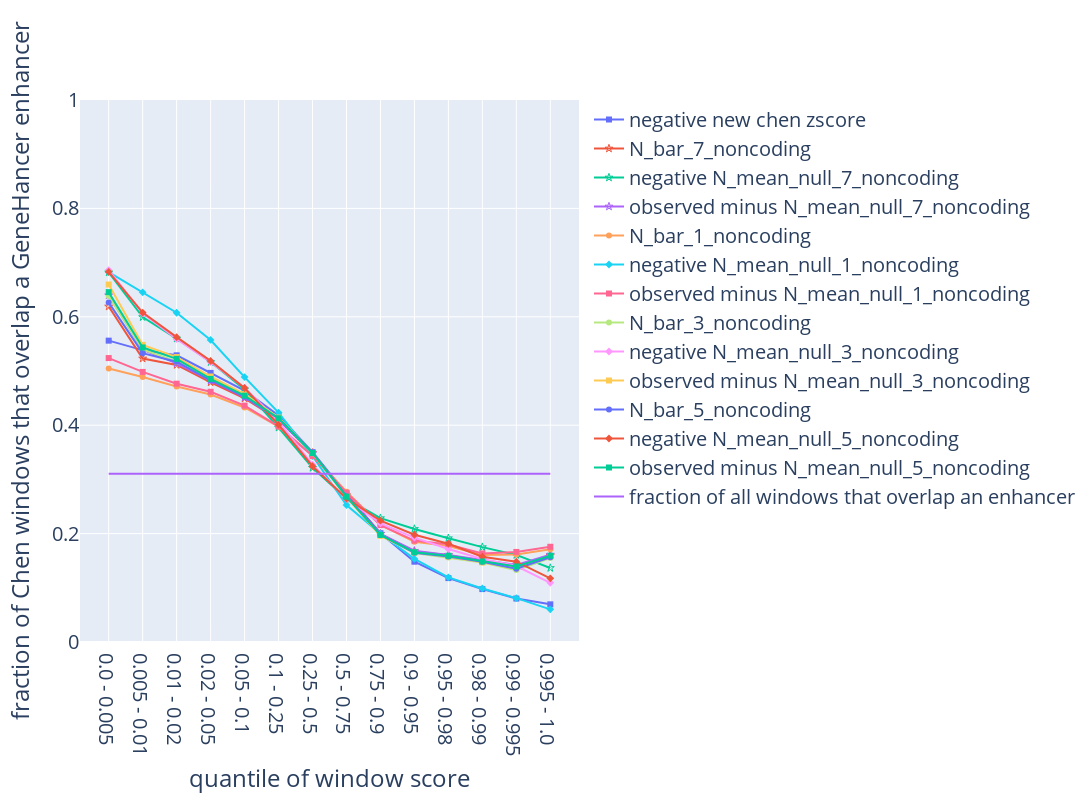

Source (notebook cell):
### Markdown cell above
## Windows with extreme values of McHale's N_bar_X_Y are significantly more likely to overlap an enhancer than windows with similarly extreme values of Chen's zscore

### Code cell
def compute_fraction_of_windows_that_overlap_enhancer(df): 
    fraction_of_windows_that_overlap_enhancer = np.mean(df['window overlaps enhancer'])
    return fraction_of_windows_that_overlap_enhancer

import warnings

def compute_array_of_quantiles():
#     array_of_quantiles = [0.00, 0.002, 0.005, 0.01, 0.02, 0.05, 0.10, 0.25, 0.5, 0.75, 0.90, 0.95, 0.98, 0.99, 0.995, 0.998, 1.00]
    array_of_quantiles = [0.00, 0.005, 0.01, 0.02, 0.05, 0.10, 0.25, 0.5, 0.75, 0.90, 0.95, 0.98, 0.99, 0.995, 1.00]
#     array_of_quantiles = [0.00, 0.02, 0.05, 0.10, 0.25, 0.5, 0.75, 0.90, 0.95, 0.98, 1.00]
#     array_of_quantiles = [0.00, 0.10, 0.25, 0.5, 0.75, 0.90, 1.00]
#     array_of_quantiles = [0.00, 0.25, 0.5, 0.75, 1.00]

    starts = array_of_quantiles[:-1]
    ends = array_of_quantiles[1:]
    quantile_labels = [f'{start} - {end}' for start, end in zip(starts, ends)]
    
    return array_of_quantiles, quantile_labels

def label_windows_with_score_quantiles_core(df, score): 
    with warnings.catch_warnings():
        warnings.simplefilter("ignore")        

        array_of_quantiles, quantile_labels = compute_array_of_quantiles()

        df[f'{score} quantile'], bins = pd.qcut(
            df[score],
            q = array_of_quantiles, 
            labels = quantile_labels, 
            retbins = True,
    #         duplicates='drop'
        )

        return df
    
import seaborn as sns
sns.set(font_scale = 1.5)

import plotly.graph_objects as go
from tqdm import tqdm 
import numpy as np 

def compute_enhancerFraction_vs_quantile(df, score): 
    df = label_windows_with_score_quantiles_core(df, score)

    groups = df.groupby([f'{score} quantile'])
    aggregated = groups.agg({
        'window overlaps enhancer': ['mean'],
        score: ['mean', 'std', 'count']
    })
    
    quantiles = np.array(aggregated.index)
    fraction_overlap_enhancer = np.array(aggregated['window overlaps enhancer']).flatten()
    hover_data = aggregated.to_dict(orient='records')

    return quantiles, fraction_overlap_enhancer, hover_data

def create_text(hover_datum, score):
    mean = hover_datum[(score, 'mean')]
    std = hover_datum[(score, 'std')]
    count = hover_datum[(score, 'count')]
    return (
        f'{score} mean: {mean}<br>'
        f'{score} std: {std}<br>' 
        f'number of windows: {count}<br>' 
    )

TRAIN_SET_LABEL = 'noncoding'

def make_negative(df, kmer_size, train_set_label, noisy_label): 
    N_mean_null_str = f'N_mean_null_{kmer_size}_{train_set_label}{noisy_label}'
    df[f'negative {N_mean_null_str}'] = -df[N_mean_null_str]
    return df, N_mean_null_str
    
def compute_observed_minus_expected(df, kmer_size, train_set_label, noisy_label): 
    N_mean_null_str = f'N_mean_null_{kmer_size}_{train_set_label}{noisy_label}'
    df[f'observed minus {N_mean_null_str}'] = df['N_observed'] - df[N_mean_null_str]
    return df, N_mean_null_str

def plot_enhancerFraction_vs_quantile(df): 
    with warnings.catch_warnings():
        warnings.simplefilter("ignore")    
    
        sns.set(font_scale = 1.6)
        fig = go.Figure()

        scores_markers = [
            ('negative new chen zscore', 'square'),
            ('N_bar_7_noncoding', 'star-open'),
        ]

        df, N_mean_null_str = make_negative(df, kmer_size=7, train_set_label=TRAIN_SET_LABEL, noisy_label='')
        scores_markers.append((f'negative {N_mean_null_str}', 'star-open'))

        df, N_mean_null_str = compute_observed_minus_expected(df, kmer_size=7, train_set_label=TRAIN_SET_LABEL, noisy_label='')
        scores_markers.append((f'observed minus {N_mean_null_str}', 'star-open'))
        
        for kmer_size in [1, 3, 5]: 
            for train_set_label in [TRAIN_SET_LABEL]: 
#                 for noisy_label in ['', '_noisy']:
#                     scores_markers.append((f'N_bar_{kmer_size}_{train_set_label}{noisy_label}', 'circle'))
                scores_markers.append((f'N_bar_{kmer_size}_{train_set_label}', 'circle'))

                df, N_mean_null_str = make_negative(df, kmer_size, train_set_label, noisy_label='')
                scores_markers.append((f'negative {N_mean_null_str}', 'diamond'))

                df, N_mean_null_str = compute_observed_minus_expected(df, kmer_size, train_set_label, noisy_label='')
                scores_markers.append((f'observed minus {N_mean_null_str}', 'square'))
                
        for (score, marker) in tqdm(scores_markers, desc=f'compute_enhancerFraction_vs_quantile'): 
            (
                quantiles, 
                fraction_overlap_enhancer,
                hover_data 
            ) = compute_enhancerFraction_vs_quantile(df, score)
            fig.add_trace(
                go.Scatter(
                    x = quantiles, 
                    y = fraction_overlap_enhancer,
                    mode = 'lines+markers',
                    marker = {
                        'symbol': marker,
                    },
                    name = score,
                    hovertemplate = (
                        '%{text}'
                    ),
                    text = [create_text(hover_datum, score) for hover_datum in hover_data],
                )
            )

        fraction_of_windows_that_overlap_enhancer = compute_fraction_of_windows_that_overlap_enhancer(df)
        fig.add_trace(
            go.Scatter(
                x = quantiles, 
                y = [fraction_of_windows_that_overlap_enhancer]*len(quantiles),
                mode = 'lines',
                name = 'fraction of all windows that overlap an enhancer',
            )
        )

        fig.update_xaxes(
            title = 'quantile of window score',
#             type = "log", 
#             exponentformat = 'power'
        )
        fig.update_yaxes(
            title = 'fraction of Chen windows that overlap a GeneHancer enhancer',
            range=[0, 1], 
        )    
        fig.update_layout(
            height = 800, 
            width = 1600,
            font = dict(
                size = 20,
            )        
        )
        fig.update_annotations(font_size=24)
        fig.show()
        
plot_enhancerFraction_vs_quantile(chen_mchale_zscores_features_noncoding)

### Figure 1 — Plotly figure (JSON) as saved in the notebook; plotly's stock layout.template omitted (floating-point values rounded to 4 significant figures)
{"data": [{"hovertemplate": "%{text}", "marker": {"symbol": "square"}, "mode": "lines+markers", "name": "negative new chen zscore", "text": ["negative new chen zscore mean: -5.17453837304858<br>negative new chen zscore std: 0.7074138688885239<br>number of windows: 7644<br>", "negative new chen zscore mean: -4.216041262878195<br>negative new chen zscore std: 0.1441953808092372<br>number of windows: 7643<br>", "negative new chen zscore mean: -3.706608788349369<br>negative new chen zscore std: 0.14688301256812758<br>number of windows: 15287<br>", "negative new chen zscore mean: -3.074171127722225<br>negative new chen zscore std: 0.20136520956676543<br>number of windows: 45861<br>", "negative new chen zscore mean: -2.4469565067045362<br>negative new chen zscore std: 0.16791481582474338<br>number of windows: 76434<br>", "negative new chen zscore mean: -1.6533653184767783<br>negative new chen zscore std: 0.27297863604739653<br>number of windows: 229303<br>", "negative new chen zscore mean: -0.6541900540996515<br>negative new chen zscore std: 0.3153356994663781<br>number of windows: 382171<br>", "negative new chen zscore mean: 0.4570975350437835<br>negative new chen zscore std: 0.3487447900608777<br>number of windows: 382171<br>", "negative new chen zscore mean: 1.666920910503694<br>negative new chen zscore std: 0.364978728111818<br>number of windows: 229303<br>", "negative new chen zscore mean: 2.8149794212257757<br>negative new chen zscore std: 0.2713472165960978<br>number of windows: 76434<br>", "negative new chen zscore mean: 3.922487788343145<br>negative new chen zscore std: 0.3903951960440469<br>number of windows: 45861<br>", "negative new chen zscore mean: 5.245200664147038<br>negative new chen zscore std: 0.32748515112642423<br>number of windows: 15287<br>", "negative new chen zscore mean: 6.373694471971899<br>negative new chen zscore std: 0.30788232109960934<br>number of windows: 7643<br>", "negative new chen zscore mean: 8.040030735104065<br>negative new chen zscore std: 0.806690499478231<br>number of windows: 7644<br>"], "type": "scatter", "x": ["0.0 - 0.005", "0.005 - 0.01", "0.01 - 0.02", "0.02 - 0.05", "0.05 - 0.1", "0.1 - 0.25", "0.25 - 0.5", "0.5 - 0.75", "0.75 - 0.9", "0.9 - 0.95", "0.95 - 0.98", "0.98 - 0.99", "0.99 - 0.995", "0.995 - 1.0"], "y": [0.556, 0.5385, 0.5289, 0.4965, 0.4637, 0.4181, 0.3503, 0.2734, 0.2006, 0.1482, 0.1179, 0.09766, 0.0802, 0.06947]}, {"hovertemplate": "%{text}", "marker": {"symbol": "star-open"}, "mode": "lines+markers", "name": "N_bar_7_noncoding", "text": ["N_bar_7_noncoding mean: -4.7620492056451855<br>N_bar_7_noncoding std: 0.6097722800836852<br>number of windows: 7644<br>", "N_bar_7_noncoding mean: -4.040521471161485<br>N_bar_7_noncoding std: 0.0994798902782238<br>number of windows: 7643<br>", "N_bar_7_noncoding mean: -3.684158494128257<br>N_bar_7_noncoding std: 0.10573110525848259<br>number of windows: 15287<br>", "N_bar_7_noncoding mean: -3.2034955382081804<br>N_bar_7_noncoding std: 0.15881759862193184<br>number of windows: 45861<br>", "N_bar_7_noncoding mean: -2.6832024272499657<br>N_bar_7_noncoding std: 0.14548564880326342<br>number of windows: 76434<br>", "N_bar_7_noncoding mean: -1.9655265351443205<br>N_bar_7_noncoding std: 0.25432537341189965<br>number of windows: 229303<br>", "N_bar_7_noncoding mean: -0.9954358662265431<br>N_bar_7_noncoding std: 0.31656351767103336<br>number of windows: 382171<br>", "N_bar_7_noncoding mean: 0.15897685769996198<br>N_bar_7_noncoding std: 0.3757597609454352<br>number of windows: 382171<br>", "N_bar_7_noncoding mean: 1.5418655328855662<br>N_bar_7_noncoding std: 0.4499933367772212<br>number of windows: 229303<br>", "N_bar_7_noncoding mean: 3.090587917334522<br>N_bar_7_noncoding std: 0.4136653230474077<br>number of windows: 76434<br>", "N_bar_7_noncoding mean: 4.907450866286149<br>N_bar_7_noncoding std: 0.6569931887540257<br>number of windows: 45861<br>", "N_bar_7_noncoding mean: 6.9948938191727255<br>N_bar_7_noncoding std: 0.4796822935838129<br>number of windows: 15287<br>", "N_bar_7_noncoding mean: 8.59121962182924<br>N_bar_7_noncoding std: 0.44370766281636415<br>number of windows: 7643<br>", "N_bar_7_noncoding mean: 12.161272057074592<br>N_bar_7_noncoding std: 2.720410125698794<br>number of windows: 7644<br>"], "type": "scatter", "x": ["0.0 - 0.005", "0.005 - 0.01", "0.01 - 0.02", "0.02 - 0.05", "0.05 - 0.1", "0.1 - 0.25", "0.25 - 0.5", "0.5 - 0.75", "0.75 - 0.9", "0.9 - 0.95", "0.95 - 0.98", "0.98 - 0.99", "0.99 - 0.995", "0.995 - 1.0"], "y": [0.619, 0.5231, 0.5112, 0.4791, 0.4497, 0.4102, 0.349, 0.2709, 0.1995, 0.1668, 0.1603, 0.1498, 0.1395, 0.1593]}, {"hovertemplate": "%{text}", "marker": {"symbol": "star-open"}, "mode": "lines+markers", "name": "negative N_mean_null_7_noncoding", "text": ["negative N_mean_null_7_noncoding mean: -275.7310777687277<br>negative N_mean_null_7_noncoding std: 22.066060311486982<br>number of windows: 7644<br>", "negative N_mean_null_7_noncoding mean: -249.93102315205485<br>negative N_mean_null_7_noncoding std: 2.8326598547236888<br>number of windows: 7643<br>", "negative N_mean_null_7_noncoding mean: -240.80443894141146<br>negative N_mean_null_7_noncoding std: 2.419614396168342<br>number of windows: 15287<br>", "negative N_mean_null_7_noncoding mean: -231.3178216120046<br>negative N_mean_null_7_noncoding std: 2.820416516486379<br>number of windows: 45861<br>", "negative N_mean_null_7_noncoding mean: -222.9587773585585<br>negative N_mean_null_7_noncoding std: 2.1113736456709993<br>number of windows: 76434<br>", "negative N_mean_null_7_noncoding mean: -213.9993302591508<br>negative N_mean_null_7_noncoding std: 2.81086489998364<br>number of windows: 229303<br>", "negative N_mean_null_7_noncoding mean: -205.3210761188696<br>negative N_mean_null_7_noncoding std: 2.307593443466974<br>number of windows: 382171<br>", "negative N_mean_null_7_noncoding mean: -198.67361590686636<br>negative N_mean_null_7_noncoding std: 1.6879839077226713<br>number of windows: 382171<br>", "negative N_mean_null_7_noncoding mean: -193.7788058145186<br>negative N_mean_null_7_noncoding std: 1.2030784303608812<br>number of windows: 229303<br>", "negative N_mean_null_7_noncoding mean: -190.49355848498055<br>negative N_mean_null_7_noncoding std: 0.6365895854260151<br>number of windows: 76434<br>", "negative N_mean_null_7_noncoding mean: -188.26747929440842<br>negative N_mean_null_7_noncoding std: 0.6601733086297844<br>number of windows: 45861<br>", "negative N_mean_null_7_noncoding mean: -186.3051759269047<br>negative N_mean_null_7_noncoding std: 0.425346257759553<br>number of windows: 15287<br>", "negative N_mean_null_7_noncoding mean: -184.89810201779503<br>negative N_mean_null_7_noncoding std: 0.3693426521438117<br>number of windows: 7643<br>", "negative N_mean_null_7_noncoding mean: -182.68340251003113<br>negative N_mean_null_7_noncoding std: 1.347439677564857<br>number of windows: 7644<br>"], "type": "scatter", "x": ["0.0 - 0.005", "0.005 - 0.01", "0.01 - 0.02", "0.02 - 0.05", "0.05 - 0.1", "0.1 - 0.25", "0.25 - 0.5", "0.5 - 0.75", "0.75 - 0.9", "0.9 - 0.95", "0.95 - 0.98", "0.98 - 0.99", "0.99 - 0.995", "0.995 - 1.0"], "y": [0.682, 0.5995, 0.5599, 0.5165, 0.466, 0.3956, 0.3214, 0.2643, 0.2285, 0.2086, 0.1915, 0.1751, 0.1607, 0.1366]}, {"hovertemplate": "%{text}", "marker": {"symbol": "star-open"}, "mode": "lines+markers", "name": "observed minus N_mean_null_7_noncoding", "text": ["observed minus N_mean_null_7_noncoding mean: -64.35568707360326<br>observed minus N_mean_null_7_noncoding std: 9.756482442041772<br>number of windows: 7644<br>", "observed minus N_mean_null_7_noncoding mean: -53.85852046687756<br>observed minus N_mean_null_7_noncoding std: 1.3602077257285914<br>number of windows: 7643<br>", "observed minus N_mean_null_7_noncoding mean: -49.005354057039945<br>observed minus N_mean_null_7_noncoding std: 1.437510967488021<br>number of windows: 15287<br>", "observed minus N_mean_null_7_noncoding mean: -42.53401009215478<br>observed minus N_mean_null_7_noncoding std: 2.124659382422579<br>number of windows: 45861<br>", "observed minus N_mean_null_7_noncoding mean: -35.571127617813715<br>observed minus N_mean_null_7_noncoding std: 1.9452264818648657<br>number of windows: 76434<br>", "observed minus N_mean_null_7_noncoding mean: -26.013342468846748<br>observed minus N_mean_null_7_noncoding std: 3.3811758979048134<br>number of windows: 229303<br>", "observed minus N_mean_null_7_noncoding mean: -13.150599499416126<br>observed minus N_mean_null_7_noncoding std: 4.189350206733687<br>number of windows: 382171<br>", "observed minus N_mean_null_7_noncoding mean: 2.093767524691434<br>observed minus N_mean_null_7_noncoding std: 4.953249852363563<br>number of windows: 382171<br>", "observed minus N_mean_null_7_noncoding mean: 20.30702131840836<br>observed minus N_mean_null_7_noncoding std: 5.925290452151982<br>number of windows: 229303<br>", "observed minus N_mean_null_7_noncoding mean: 40.74054453762777<br>observed minus N_mean_null_7_noncoding std: 5.478854960675704<br>number of windows: 76434<br>", "observed minus N_mean_null_7_noncoding mean: 64.82540958618856<br>observed minus N_mean_null_7_noncoding std: 8.712021875878147<br>number of windows: 45861<br>", "observed minus N_mean_null_7_noncoding mean: 92.48844507180932<br>observed minus N_mean_null_7_noncoding std: 6.371658207055491<br>number of windows: 15287<br>", "observed minus N_mean_null_7_noncoding mean: 113.72427764327352<br>observed minus N_mean_null_7_noncoding std: 5.929428354028687<br>number of windows: 7643<br>", "observed minus N_mean_null_7_noncoding mean: 161.349451263345<br>observed minus N_mean_null_7_noncoding std: 36.17752745550655<br>number of windows: 7644<br>"], "type": "scatter", "x": ["0.0 - 0.005", "0.005 - 0.01", "0.01 - 0.02", "0.02 - 0.05", "0.05 - 0.1", "0.1 - 0.25", "0.25 - 0.5", "0.5 - 0.75", "0.75 - 0.9", "0.9 - 0.95", "0.95 - 0.98", "0.98 - 0.99", "0.99 - 0.995", "0.995 - 1.0"], "y": [0.6396, 0.5393, 0.5142, 0.4825, 0.4515, 0.41, 0.348, 0.2699, 0.1996, 0.1683, 0.1607, 0.1512, 0.142, 0.161]}, {"hovertemplate": "%{text}", "marker": {"symbol": "circle"}, "mode": "lines+markers", "name": "N_bar_1_noncoding", "text": ["N_bar_1_noncoding mean: -4.620860345570883<br>N_bar_1_noncoding std: 0.35337324531737724<br>number of windows: 7648<br>", "N_bar_1_noncoding mean: -4.063531894594179<br>N_bar_1_noncoding std: 0.0869994775256667<br>number of windows: 7641<br>", "N_bar_1_noncoding mean: -3.733050392563412<br>N_bar_1_noncoding std: 0.10120881811800779<br>number of windows: 15286<br>", "N_bar_1_noncoding mean: -3.270017767148196<br>N_bar_1_noncoding std: 0.15338932991021956<br>number of windows: 45865<br>", "N_bar_1_noncoding mean: -2.758451222578171<br>N_bar_1_noncoding std: 0.1439148999220606<br>number of windows: 76502<br>", "N_bar_1_noncoding mean: -2.0482955604919084<br>N_bar_1_noncoding std: 0.25191388004618653<br>number of windows: 229301<br>", "N_bar_1_noncoding mean: -1.0856450378681408<br>N_bar_1_noncoding std: 0.31376493456604815<br>number of windows: 382112<br>", "N_bar_1_noncoding mean: 0.057477197960760014<br>N_bar_1_noncoding std: 0.372340226912234<br>number of windows: 382169<br>", "N_bar_1_noncoding mean: 1.4297267787445385<br>N_bar_1_noncoding std: 0.44724916564849815<br>number of windows: 229306<br>", "N_bar_1_noncoding mean: 2.9677482010713745<br>N_bar_1_noncoding std: 0.41034454514152446<br>number of windows: 76421<br>", "N_bar_1_noncoding mean: 4.759328970231878<br>N_bar_1_noncoding std: 0.6403317144922255<br>number of windows: 45864<br>", "N_bar_1_noncoding mean: 6.7875047710503<br>N_bar_1_noncoding std: 0.46421499846501607<br>number of windows: 15284<br>", "N_bar_1_noncoding mean: 8.372839726028392<br>N_bar_1_noncoding std: 0.45063167823802613<br>number of windows: 7644<br>", "N_bar_1_noncoding mean: 11.945704106869485<br>N_bar_1_noncoding std: 2.6745982341405368<br>number of windows: 7643<br>"], "type": "scatter", "x": ["0.0 - 0.005", "0.005 - 0.01", "0.01 - 0.02", "0.02 - 0.05", "0.05 - 0.1", "0.1 - 0.25", "0.25 - 0.5", "0.5 - 0.75", "0.75 - 0.9", "0.9 - 0.95", "0.95 - 0.98", "0.98 - 0.99", "0.99 - 0.995", "0.995 - 1.0"], "y": [0.5046, 0.4889, 0.4715, 0.4566, 0.4327, 0.3973, 0.3445, 0.2771, 0.216, 0.1848, 0.1771, 0.1603, 0.1613, 0.171]}, {"hovertemplate": "%{text}", "marker": {"symbol": "diamond"}, "mode": "lines+markers", "name": "negative N_mean_null_1_noncoding", "text": ["negative N_mean_null_1_noncoding mean: -230.81304894552053<br>negative N_mean_null_1_noncoding std: 2.89603984549252<br>number of windows: 7770<br>", "negative N_mean_null_1_noncoding mean: -226.5120985936454<br>negative N_mean_null_1_noncoding std: 0.6790041554597058<br>number of windows: 7594<br>", "negative N_mean_null_1_noncoding mean: -223.97966448482717<br>negative N_mean_null_1_noncoding std: 0.7583917715042265<br>number of windows: 15363<br>", "negative N_mean_null_1_noncoding mean: -220.48202078153705<br>negative N_mean_null_1_noncoding std: 1.1570536509047684<br>number of windows: 47151<br>", "negative N_mean_null_1_noncoding mean: -216.87860449335952<br>negative N_mean_null_1_noncoding std: 0.9524804722739248<br>number of windows: 75985<br>", "negative N_mean_null_1_noncoding mean: -212.35531480345838<br>negative N_mean_null_1_noncoding std: 1.538283747648601<br>number of windows: 235056<br>", "negative N_mean_null_1_noncoding mean: -207.14610982376195<br>negative N_mean_null_1_noncoding std: 1.5133689184000985<br>number of windows: 379974<br>", "negative N_mean_null_1_noncoding mean: -202.50139209479306<br>negative N_mean_null_1_noncoding std: 1.262258726112531<br>number of windows: 384678<br>", "negative N_mean_null_1_noncoding mean: -198.6284518604796<br>negative N_mean_null_1_noncoding std: 0.9934146364137278<br>number of windows: 223438<br>", "negative N_mean_null_1_noncoding mean: -195.88374423100586<br>negative N_mean_null_1_noncoding std: 0.5385483586896335<br>number of windows: 76334<br>", "negative N_mean_null_1_noncoding mean: -194.05322180677618<br>negative N_mean_null_1_noncoding std: 0.5250169609133253<br>number of windows: 44903<br>", "negative N_mean_null_1_noncoding mean: -192.4929172050642<br>negative N_mean_null_1_noncoding std: 0.337300520122583<br>number of windows: 15454<br>", "negative N_mean_null_1_noncoding mean: -191.35576453366087<br>negative N_mean_null_1_noncoding std: 0.3096825204789583<br>number of windows: 7826<br>", "negative N_mean_null_1_noncoding mean: -189.57095707093367<br>negative N_mean_null_1_noncoding std: 1.1045081371437364<br>number of windows: 7160<br>"], "type": "scatter", "x": ["0.0 - 0.005", "0.005 - 0.01", "0.01 - 0.02", "0.02 - 0.05", "0.05 - 0.1", "0.1 - 0.25", "0.25 - 0.5", "0.5 - 0.75", "0.75 - 0.9", "0.9 - 0.95", "0.95 - 0.98", "0.98 - 0.99", "0.99 - 0.995", "0.995 - 1.0"], "y": [0.6824, 0.6451, 0.6075, 0.5573, 0.4888, 0.4232, 0.3431, 0.2528, 0.1996, 0.1534, 0.1193, 0.09881, 0.08088, 0.0602]}, {"hovertemplate": "%{text}", "marker": {"symbol": "square"}, "mode": "lines+markers", "name": "observed minus N_mean_null_1_noncoding", "text": ["observed minus N_mean_null_1_noncoding mean: -64.18307661475187<br>observed minus N_mean_null_1_noncoding std: 4.958437703706318<br>number of windows: 7645<br>", "observed minus N_mean_null_1_noncoding mean: -56.36611452624656<br>observed minus N_mean_null_1_noncoding std: 1.2220527412148698<br>number of windows: 7642<br>", "observed minus N_mean_null_1_noncoding mean: -51.75382906595551<br>observed minus N_mean_null_1_noncoding std: 1.4097184059037937<br>number of windows: 15291<br>", "observed minus N_mean_null_1_noncoding mean: -45.297446803668116<br>observed minus N_mean_null_1_noncoding std: 2.1420448070875455<br>number of windows: 45889<br>", "observed minus N_mean_null_1_noncoding mean: -38.175277516783474<br>observed minus N_mean_null_1_noncoding std: 1.9995337920396348<br>number of windows: 76414<br>", "observed minus N_mean_null_1_noncoding mean: -28.318924433397548<br>observed minus N_mean_null_1_noncoding std: 3.4945561536208185<br>number of windows: 229338<br>", "observed minus N_mean_null_1_noncoding mean: -14.987057379149611<br>observed minus N_mean_null_1_noncoding std: 4.339233967358204<br>number of windows: 382262<br>", "observed minus N_mean_null_1_noncoding mean: 0.7928640023373453<br>observed minus N_mean_null_1_noncoding std: 5.130470112346781<br>number of windows: 382052<br>", "observed minus N_mean_null_1_noncoding mean: 19.68750780046012<br>observed minus N_mean_null_1_noncoding std: 6.157598243411323<br>number of windows: 229293<br>", "observed minus N_mean_null_1_noncoding mean: 40.907168496579665<br>observed minus N_mean_null_1_noncoding std: 5.674730952280652<br>number of windows: 76431<br>", "observed minus N_mean_null_1_noncoding mean: 65.74369093364521<br>observed minus N_mean_null_1_noncoding std: 8.873268750192734<br>number of windows: 45857<br>", "observed minus N_mean_null_1_noncoding mean: 93.89008064889963<br>observed minus N_mean_null_1_noncoding std: 6.484647491660715<br>number of windows: 15285<br>", "observed minus N_mean_null_1_noncoding mean: 116.08313321143483<br>observed minus N_mean_null_1_noncoding std: 6.333755223297302<br>number of windows: 7644<br>", "observed minus N_mean_null_1_noncoding mean: 166.01842354436695<br>observed minus N_mean_null_1_noncoding std: 37.16380146348779<br>number of windows: 7643<br>"], "type": "scatter", "x": ["0.0 - 0.005", "0.005 - 0.01", "0.01 - 0.02", "0.02 - 0.05", "0.05 - 0.1", "0.1 - 0.25", "0.25 - 0.5", "0.5 - 0.75", "0.75 - 0.9", "0.9 - 0.95", "0.95 - 0.98", "0.98 - 0.99", "0.99 - 0.995", "0.995 - 1.0"], "y": [0.5239, 0.4983, 0.4766, 0.4617, 0.4362, 0.3977, 0.343, 0.2753, 0.2157, 0.1871, 0.1801, 0.1635, 0.1661, 0.1757]}, {"hovertemplate": "%{text}", "marker": {"symbol": "circle"}, "mode": "lines+markers", "name": "N_bar_3_noncoding", "text": ["N_bar_3_noncoding mean: -4.866340183575649<br>N_bar_3_noncoding std: 0.7480161435417041<br>number of windows: 7644<br>", "N_bar_3_noncoding mean: -4.066855515231377<br>N_bar_3_noncoding std: 0.10043734446100908<br>number of windows: 7643<br>", "N_bar_3_noncoding mean: -3.7022629361930375<br>N_bar_3_noncoding std: 0.10737671971187764<br>number of windows: 15287<br>", "N_bar_3_noncoding mean: -3.216160136913721<br>N_bar_3_noncoding std: 0.15950676187187804<br>number of windows: 45861<br>", "N_bar_3_noncoding mean: -2.690376186199722<br>N_bar_3_noncoding std: 0.14682644994426713<br>number of windows: 76434<br>", "N_bar_3_noncoding mean: -1.968041661198355<br>N_bar_3_noncoding std: 0.2562194072253613<br>number of windows: 229303<br>", "N_bar_3_noncoding mean: -0.9907365901070821<br>N_bar_3_noncoding std: 0.3189290109611892<br>number of windows: 382171<br>", "N_bar_3_noncoding mean: 0.17243398738746818<br>N_bar_3_noncoding std: 0.3778342487789074<br>number of windows: 382171<br>", "N_bar_3_noncoding mean: 1.560757220901054<br>N_bar_3_noncoding std: 0.4507390967165505<br>number of windows: 229303<br>", "N_bar_3_noncoding mean: 3.110081058919272<br>N_bar_3_noncoding std: 0.41323944509589255<br>number of windows: 76434<br>", "N_bar_3_noncoding mean: 4.925732393240848<br>N_bar_3_noncoding std: 0.6560363721522069<br>number of windows: 45861<br>", "N_bar_3_noncoding mean: 7.003530592163433<br>N_bar_3_noncoding std: 0.4785542444366455<br>number of windows: 15287<br>", "N_bar_3_noncoding mean: 8.584730891875335<br>N_bar_3_noncoding std: 0.4388378534004684<br>number of windows: 7643<br>", "N_bar_3_noncoding mean: 12.103571936811013<br>N_bar_3_noncoding std: 2.6794786807233106<br>number of windows: 7644<br>"], "type": "scatter", "x": ["0.0 - 0.005", "0.005 - 0.01", "0.01 - 0.02", "0.02 - 0.05", "0.05 - 0.1", "0.1 - 0.25", "0.25 - 0.5", "0.5 - 0.75", "0.75 - 0.9", "0.9 - 0.95", "0.95 - 0.98", "0.98 - 0.99", "0.99 - 0.995", "0.995 - 1.0"], "y": [0.6384, 0.5397, 0.5172, 0.4869, 0.4562, 0.4138, 0.3496, 0.2684, 0.1961, 0.1643, 0.156, 0.1466, 0.1327, 0.1548]}, {"hovertemplate": "%{text}", "marker": {"symbol": "diamond"}, "mode": "lines+markers", "name": "negative N_mean_null_3_noncoding", "text": ["negative N_mean_null_3_noncoding mean: -279.6371782944036<br>negative N_mean_null_3_noncoding std: 24.918072987485566<br>number of windows: 7644<br>", "negative N_mean_null_3_noncoding mean: -251.63095477318447<br>negative N_mean_null_3_noncoding std: 2.9914147205573807<br>number of windows: 7643<br>", "negative N_mean_null_3_noncoding mean: -242.22595122344077<br>negative N_mean_null_3_noncoding std: 2.4364228003504556<br>number of windows: 15287<br>", "negative N_mean_null_3_noncoding mean: -232.57065998285876<br>negative N_mean_null_3_noncoding std: 2.9232334161151057<br>number of windows: 45861<br>", "negative N_mean_null_3_noncoding mean: -223.88849398643214<br>negative N_mean_null_3_noncoding std: 2.208759953224086<br>number of windows: 76434<br>", "negative N_mean_null_3_noncoding mean: -214.37851434426526<br>negative N_mean_null_3_noncoding std: 3.0103703787208476<br>number of windows: 229303<br>", "negative N_mean_null_3_noncoding mean: -205.10096468795774<br>negative N_mean_null_3_noncoding std: 2.450324077479746<br>number of windows: 382171<br>", "negative N_mean_null_3_noncoding mean: -198.20593391071904<br>negative N_mean_null_3_noncoding std: 1.70248441822994<br>number of windows: 382171<br>", "negative N_mean_null_3_noncoding mean: -193.37767821443967<br>negative N_mean_null_3_noncoding std: 1.1604364445629223<br>number of windows: 229303<br>", "negative N_mean_null_3_noncoding mean: -190.2419300814649<br>negative N_mean_null_3_noncoding std: 0.601173265156027<br>number of windows: 76434<br>", "negative N_mean_null_3_noncoding mean: -188.1580605965686<br>negative N_mean_null_3_noncoding std: 0.6163497945963379<br>number of windows: 45861<br>", "negative N_mean_null_3_noncoding mean: -186.33011237324422<br>negative N_mean_null_3_noncoding std: 0.39083318192774297<br>number of windows: 15287<br>", "negative N_mean_null_3_noncoding mean: -185.04064228085159<br>negative N_mean_null_3_noncoding std: 0.3397713553259643<br>number of windows: 7643<br>", "negative N_mean_null_3_noncoding mean: -183.02012431201658<br>negative N_mean_null_3_noncoding std: 1.1934016047014613<br>number of windows: 7644<br>"], "type": "scatter", "x": ["0.0 - 0.005", "0.005 - 0.01", "0.01 - 0.02", "0.02 - 0.05", "0.05 - 0.1", "0.1 - 0.25", "0.25 - 0.5", "0.5 - 0.75", "0.75 - 0.9", "0.9 - 0.95", "0.95 - 0.98", "0.98 - 0.99", "0.99 - 0.995", "0.995 - 1.0"], "y": [0.6863, 0.6063, 0.559, 0.5163, 0.4693, 0.407, 0.3273, 0.264, 0.2188, 0.1927, 0.1715, 0.1532, 0.1401, 0.1092]}, {"hovertemplate": "%{text}", "marker": {"symbol": "square"}, "mode": "lines+markers", "name": "observed minus N_mean_null_3_noncoding", "text": ["observed minus N_mean_null_3_noncoding mean: -66.37922114432864<br>observed minus N_mean_null_3_noncoding std: 11.829788460203536<br>number of windows: 7644<br>", "observed minus N_mean_null_3_noncoding mean: -54.65247339279438<br>observed minus N_mean_null_3_noncoding std: 1.387578116394968<br>number of windows: 7643<br>", "observed minus N_mean_null_3_noncoding mean: -49.6395455541669<br>observed minus N_mean_null_3_noncoding std: 1.4663128114843482<br>number of windows: 15287<br>", "observed minus N_mean_null_3_noncoding mean: -43.03593461853306<br>observed minus N_mean_null_3_noncoding std: 2.155427951764977<br>number of windows: 45861<br>", "observed minus N_mean_null_3_noncoding mean: -35.93716770058273<br>observed minus N_mean_null_3_noncoding std: 1.9808560450449961<br>number of windows: 76434<br>", "observed minus N_mean_null_3_noncoding mean: -26.235854115025283<br>observed minus N_mean_null_3_noncoding std: 3.434011339717386<br>number of windows: 229303<br>", "observed minus N_mean_null_3_noncoding mean: -13.177777429545474<br>observed minus N_mean_null_3_noncoding std: 4.250945136241891<br>number of windows: 382171<br>", "observed minus N_mean_null_3_noncoding mean: 2.2851429747153893<br>observed minus N_mean_null_3_noncoding std: 5.011837268509716<br>number of windows: 382171<br>", "observed minus N_mean_null_3_noncoding mean: 20.678652461590822<br>observed minus N_mean_null_3_noncoding std: 5.969323326865297<br>number of windows: 229303<br>", "observed minus N_mean_null_3_noncoding mean: 41.23399460877957<br>observed minus N_mean_null_3_noncoding std: 5.501326528590097<br>number of windows: 76434<br>", "observed minus N_mean_null_3_noncoding mean: 65.4208896968496<br>observed minus N_mean_null_3_noncoding std: 8.742704265171955<br>number of windows: 45861<br>", "observed minus N_mean_null_3_noncoding mean: 93.09559391669984<br>observed minus N_mean_null_3_noncoding std: 6.386168981253978<br>number of windows: 15287<br>", "observed minus N_mean_null_3_noncoding mean: 114.26956243687205<br>observed minus N_mean_null_3_noncoding std: 5.899250519891417<br>number of windows: 7643<br>", "observed minus N_mean_null_3_noncoding mean: 161.58503765299656<br>observed minus N_mean_null_3_noncoding std: 35.97034917144064<br>number of windows: 7644<br>"], "type": "scatter", "x": ["0.0 - 0.005", "0.005 - 0.01", "0.01 - 0.02", "0.02 - 0.05", "0.05 - 0.1", "0.1 - 0.25", "0.25 - 0.5", "0.5 - 0.75", "0.75 - 0.9", "0.9 - 0.95", "0.95 - 0.98", "0.98 - 0.99", "0.99 - 0.995", "0.995 - 1.0"], "y": [0.6596, 0.5482, 0.5257, 0.4898, 0.4573, 0.4139, 0.3485, 0.2674, 0.1961, 0.1651, 0.1579, 0.1469, 0.1362, 0.1578]}, {"hovertemplate": "%{text}", "marker": {"symbol": "circle"}, "mode": "lines+markers", "name": "N_bar_5_noncoding", "text": ["N_bar_5_noncoding mean: -4.822302610786122<br>N_bar_5_noncoding std: 0.6720548211522579<br>number of windows: 7644<br>", "N_bar_5_noncoding mean: -4.068619404596059<br>N_bar_5_noncoding std: 0.0993914535762919<br>number of windows: 7643<br>", "N_bar_5_noncoding mean: -3.707771727188924<br>N_bar_5_noncoding std: 0.10686788018918829<br>number of windows: 15287<br>", "N_bar_5_noncoding mean: -3.2244255686523418<br>N_bar_5_noncoding std: 0.15946114092197133<br>number of windows: 45861<br>", "N_bar_5_noncoding mean: -2.6996119533535765<br>N_bar_5_noncoding std: 0.14663032166250328<br>number of windows: 76434<br>", "N_bar_5_noncoding mean: -1.977529849079933<br>N_bar_5_noncoding std: 0.2561254163370849<br>number of windows: 229303<br>", "N_bar_5_noncoding mean: -1.00071839455168<br>N_bar_5_noncoding std: 0.31882145499413855<br>number of windows: 382171<br>", "N_bar_5_noncoding mean: 0.16234473733636834<br>N_bar_5_noncoding std: 0.3781851382791069<br>number of windows: 382171<br>", "N_bar_5_noncoding mean: 1.5526811314349855<br>N_bar_5_noncoding std: 0.4516199373418752<br>number of windows: 229303<br>", "N_bar_5_noncoding mean: 3.104476234818319<br>N_bar_5_noncoding std: 0.4137687089696623<br>number of windows: 76434<br>", "N_bar_5_noncoding mean: 4.924045848579834<br>N_bar_5_noncoding std: 0.6578064799188899<br>number of windows: 45861<br>", "N_bar_5_noncoding mean: 7.010985937984934<br>N_bar_5_noncoding std: 0.48019916936433216<br>number of windows: 15287<br>", "N_bar_5_noncoding mean: 8.60066942525876<br>N_bar_5_noncoding std: 0.44158303322443637<br>number of windows: 7643<br>", "N_bar_5_noncoding mean: 12.14930126479166<br>N_bar_5_noncoding std: 2.700968181857612<br>number of windows: 7644<br>"], "type": "scatter", "x": ["0.0 - 0.005", "0.005 - 0.01", "0.01 - 0.02", "0.02 - 0.05", "0.05 - 0.1", "0.1 - 0.25", "0.25 - 0.5", "0.5 - 0.75", "0.75 - 0.9", "0.9 - 0.95", "0.95 - 0.98", "0.98 - 0.99", "0.99 - 0.995", "0.995 - 1.0"], "y": [0.6262, 0.5329, 0.5171, 0.4827, 0.4526, 0.4125, 0.3499, 0.269, 0.1978, 0.1648, 0.1578, 0.1479, 0.1353, 0.1565]}, {"hovertemplate": "%{text}", "marker": {"symbol": "diamond"}, "mode": "lines+markers", "name": "negative N_mean_null_5_noncoding", "text": ["negative N_mean_null_5_noncoding mean: -277.03460450850264<br>negative N_mean_null_5_noncoding std: 23.361085513933418<br>number of windows: 7644<br>", "negative N_mean_null_5_noncoding mean: -250.3832329229089<br>negative N_mean_null_5_noncoding std: 2.8668325177332195<br>number of windows: 7643<br>", "negative N_mean_null_5_noncoding mean: -241.28606453668334<br>negative N_mean_null_5_noncoding std: 2.3827689938895737<br>number of windows: 15287<br>", "negative N_mean_null_5_noncoding mean: -231.90557644586568<br>negative N_mean_null_5_noncoding std: 2.809481133494465<br>number of windows: 45861<br>", "negative N_mean_null_5_noncoding mean: -223.550120688662<br>negative N_mean_null_5_noncoding std: 2.120464714572533<br>number of windows: 76434<br>", "negative N_mean_null_5_noncoding mean: -214.43769995747044<br>negative N_mean_null_5_noncoding std: 2.886530609103671<br>number of windows: 229303<br>", "negative N_mean_null_5_noncoding mean: -205.46974225093143<br>negative N_mean_null_5_noncoding std: 2.4032584246069577<br>number of windows: 382171<br>", "negative N_mean_null_5_noncoding mean: -198.55363926502366<br>negative N_mean_null_5_noncoding std: 1.7542106776936488<br>number of windows: 382171<br>", "negative N_mean_null_5_noncoding mean: -193.47988406225969<br>negative N_mean_null_5_noncoding std: 1.2494420817440328<br>number of windows: 229303<br>", "negative N_mean_null_5_noncoding mean: -190.06977058538692<br>negative N_mean_null_5_noncoding std: 0.661719442266937<br>number of windows: 76434<br>", "negative N_mean_null_5_noncoding mean: -187.76100862010028<br>negative N_mean_null_5_noncoding std: 0.6867031657943815<br>number of windows: 45861<br>", "negative N_mean_null_5_noncoding mean: -185.71755069733973<br>negative N_mean_null_5_noncoding std: 0.4352450310399891<br>number of windows: 15287<br>", "negative N_mean_null_5_noncoding mean: -184.2680228774039<br>negative N_mean_null_5_noncoding std: 0.39156510113753273<br>number of windows: 7643<br>", "negative N_mean_null_5_noncoding mean: -181.94585319064146<br>negative N_mean_null_5_noncoding std: 1.391325918750192<br>number of windows: 7644<br>"], "type": "scatter", "x": ["0.0 - 0.005", "0.005 - 0.01", "0.01 - 0.02", "0.02 - 0.05", "0.05 - 0.1", "0.1 - 0.25", "0.25 - 0.5", "0.5 - 0.75", "0.75 - 0.9", "0.9 - 0.95", "0.95 - 0.98", "0.98 - 0.99", "0.99 - 0.995", "0.995 - 1.0"], "y": [0.683, 0.6079, 0.5624, 0.5187, 0.4686, 0.401, 0.3243, 0.2646, 0.2238, 0.1979, 0.1813, 0.1573, 0.1482, 0.1175]}, {"hovertemplate": "%{text}", "marker": {"symbol": "square"}, "mode": "lines+markers", "name": "observed minus N_mean_null_5_noncoding", "text": ["observed minus N_mean_null_5_noncoding mean: -65.37194505187556<br>observed minus N_mean_null_5_noncoding std: 10.522590345357358<br>number of windows: 7644<br>", "observed minus N_mean_null_5_noncoding mean: -54.45593959902945<br>observed minus N_mean_null_5_noncoding std: 1.360014454507863<br>number of windows: 7643<br>", "observed minus N_mean_null_5_noncoding mean: -49.521836511418506<br>observed minus N_mean_null_5_noncoding std: 1.4572025599054157<br>number of windows: 15287<br>", "observed minus N_mean_null_5_noncoding mean: -42.97949109826196<br>observed minus N_mean_null_5_noncoding std: 2.144276632568325<br>number of windows: 45861<br>", "observed minus N_mean_null_5_noncoding mean: -35.92222678364224<br>observed minus N_mean_null_5_noncoding std: 1.9714377071314095<br>number of windows: 76434<br>", "observed minus N_mean_null_5_noncoding mean: -26.261275349857417<br>observed minus N_mean_null_5_noncoding std: 3.4203776348740376<br>number of windows: 229303<br>", "observed minus N_mean_null_5_noncoding mean: -13.259657291510717<br>observed minus N_mean_null_5_noncoding std: 4.233503542991469<br>number of windows: 382171<br>", "observed minus N_mean_null_5_noncoding mean: 2.1428178610289264<br>observed minus N_mean_null_5_noncoding std: 4.9971438341815535<br>number of windows: 382171<br>", "observed minus N_mean_null_5_noncoding mean: 20.491093213672613<br>observed minus N_mean_null_5_noncoding std: 5.957687775220067<br>number of windows: 229303<br>", "observed minus N_mean_null_5_noncoding mean: 40.99731275801974<br>observed minus N_mean_null_5_noncoding std: 5.487995286215334<br>number of windows: 76434<br>", "observed minus N_mean_null_5_noncoding mean: 65.15747267420828<br>observed minus N_mean_null_5_noncoding std: 8.734439243957942<br>number of windows: 45861<br>", "observed minus N_mean_null_5_noncoding mean: 92.85041724318363<br>observed minus N_mean_null_5_noncoding std: 6.389153582437076<br>number of windows: 15287<br>", "observed minus N_mean_null_5_noncoding mean: 114.05399099996853<br>observed minus N_mean_null_5_noncoding std: 5.914045344175366<br>number of windows: 7643<br>", "observed minus N_mean_null_5_noncoding mean: 161.5251757502777<br>observed minus N_mean_null_5_noncoding std: 36.06743902448643<br>number of windows: 7644<br>"], "type": "scatter", "x": ["0.0 - 0.005", "0.005 - 0.01", "0.01 - 0.02", "0.02 - 0.05", "0.05 - 0.1", "0.1 - 0.25", "0.25 - 0.5", "0.5 - 0.75", "0.75 - 0.9", "0.9 - 0.95", "0.95 - 0.98", "0.98 - 0.99", "0.99 - 0.995", "0.995 - 1.0"], "y": [0.6455, 0.5435, 0.5225, 0.4854, 0.4546, 0.4127, 0.3487, 0.2681, 0.1976, 0.1657, 0.1591, 0.1486, 0.1393, 0.1592]}, {"mode": "lines", "name": "fraction of all windows that overlap an enhancer", "type": "scatter", "x": ["0.0 - 0.005", "0.005 - 0.01", "0.01 - 0.02", "0.02 - 0.05", "0.05 - 0.1", "0.1 - 0.25", "0.25 - 0.5", "0.5 - 0.75", "0.75 - 0.9", "0.9 - 0.95", "0.95 - 0.98", "0.98 - 0.99", "0.99 - 0.995", "0.995 - 1.0"], "y": [0.3103, 0.3103, 0.3103, 0.3103, 0.3103, 0.3103, 0.3103, 0.3103, 0.3103, 0.3103, 0.3103, 0.3103, 0.3103, 0.3103]}], "layout": {"font": {"size": 20}, "height": 800, "width": 1600, "xaxis": {"title": {"text": "quantile of window score"}}, "yaxis": {"range": [0, 1], "title": {"text": "fraction of Chen windows that overlap a GeneHancer enhancer"}}}}
